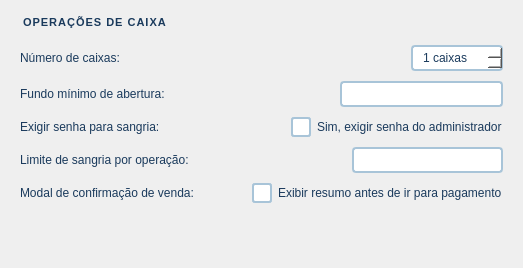
           <widget class="QWidget" name="scrollCaixaContents">
            <property name="geometry">
             <rect>
              <x>0</x>
              <y>0</y>
              <width>523</width>
              <height>268</height>
             </rect>
            </property>
            <layout class="QVBoxLayout" name="scrollCaixaVL">
             <property name="spacing">
              <number>10</number>
             </property>
             <property name="leftMargin">
              <number>20</number>
             </property>
             <property name="topMargin">
              <number>16</number>
             </property>
             <property name="rightMargin">
              <number>20</number>
             </property>
             <property name="bottomMargin">
              <number>16</number>
             </property>
             <item>
              <widget class="QLabel" name="lblCaixaTitle">
               <property name="styleSheet">
                <string notr="true">font-size:11px;font-weight:bold;color:#1a3a5c;border-bottom:2px solid #3585c8;padding-bottom:4px;letter-spacing:1px;</string>
               </property>
               <property name="text">
                <string>OPERAÇÕES DE CAIXA</string>
               </property>
              </widget>
             </item>
             <item>
              <layout class="QHBoxLayout" name="hlNumCaixas">
               <property name="spacing">
                <number>12</number>
               </property>
               <item>
                <widget class="QLabel" name="lblNumCaixas">
                 <property name="styleSheet">
                  <string notr="true">font-size:12px;color:#1a3a5c;</string>
                 </property>
                 <property name="text">
                  <string>Número de caixas:</string>
                 </property>
                </widget>
               </item>
               <item>
                <spacer>
                 <property name="orientation">
                  <enum>Qt::Horizontal</enum>
                 </property>
                 <property name="sizeHint" stdset="0">
                  <size>
                   <width>10</width>
                   <height>10</height>
                  </size>
                 </property>
                </spacer>
               </item>
               <item>
                <widget class="QSpinBox" name="spinNumCaixas">
                 <property name="styleSheet">
                  <string notr="true">QSpinBox{background-color:#ffffff;border:2px solid #a8c4d8;border-radius:4px;font-size:12px;color:#1a3a5c;padding:3px 8px;}QSpinBox:focus{border-color:#3585c8;}</string>
                 </property>
                 <property name="suffix">
                  <string> caixas</string>
                 </property>
                 <property name="maximum">
                  <number>20</number>
                 </property>
                 <property name="value">
                  <number>1</number>
                 </property>
                </widget>
               </item>
              </layout>
             </item>
             <item>
              <layout class="QHBoxLayout" name="hlTrocoMinimo">
               <property name="spacing">
                <number>12</number>
               </property>
               <item>
                <widget class="QLabel" name="lblTrocoMinimo">
                 <property name="styleSheet">
                  <string notr="true">font-size:12px;color:#1a3a5c;</string>
                 </property>
                 <property name="text">
                  <string>Fundo mínimo de abertura:</string>
                 </property>
                </widget>
               </item>
               <item>
                <spacer>
                 <property name="orientation">
                  <enum>Qt::Horizontal</enum>
                 </property>
                 <property name="sizeHint" stdset="0">
                  <size>
                   <width>10</width>
                   <height>10</height>
                  </size>
                 </property>
                </spacer>
               </item>
               <item>
                <widget class="QLineEdit" name="leTrocoMinimo">
                 <property name="styleSheet">
                  <string notr="true">QLineEdit{background-color:#ffffff;border:2px solid #a8c4d8;border-radius:4px;font-size:12px;color:#1a3a5c;padding:3px 8px;}QLineEdit:focus{border-color:#3585c8;}</string>
                 </property>
                </widget>
               </item>
              </layout>
             </item>
             <item>
              <layout class="QHBoxLayout" name="hlSenhaSangria">
               <property name="spacing">
                <number>12</number>
               </property>
               <item>
                <widget class="QLabel" name="lblSenhaSangria">
                 <property name="styleSheet">
                  <string notr="true">font-size:12px;color:#1a3a5c;</string>
                 </property>
                 <property name="text">
                  <string>Exigir senha para sangria:</string>
                 </property>
                </widget>
               </item>
               <item>
                <spacer>
                 <property name="orientation">
                  <enum>Qt::Horizontal</enum>
                 </property>
                 <property name="sizeHint" stdset="0">
                  <size>
                   <width>10</width>
                   <height>10</height>
                  </size>
                 </property>
                </spacer>
               </item>
               <item>
                <widget class="QCheckBox" name="checkSenhaSangria">
                 <property name="styleSheet">
                  <string notr="true">QCheckBox{font-size:12px;color:#1a3a5c;spacing:6px;}QCheckBox::indicator{width:16px;height:16px;border:2px solid #a8c4d8;border-radius:3px;background:#ffffff;}QCheckBox::indicator:checked{background-color:#3585c8;border-color:#1a5fa0;}</string>
                 </property>
                 <property name="text">
                  <string>Sim, exigir senha do administrador</string>
                 </property>
                </widget>
               </item>
              </layout>
             </item>
             <item>
              <layout class="QHBoxLayout" name="hlLimiteSangria">
               <property name="spacing">
                <number>12</number>
               </property>
               <item>
                <widget class="QLabel" name="lblLimiteSangria">
                 <property name="styleSheet">
                  <string notr="true">font-size:12px;color:#1a3a5c;</string>
                 </property>
                 <property name="text">
                  <string>Limite de sangria por operação:</string>
                 </property>
                </widget>
               </item>
               <item>
                <spacer>
                 <property name="orientation">
                  <enum>Qt::Horizontal</enum>
                 </property>
                 <property name="sizeHint" stdset="0">
                  <size>
                   <width>10</width>
                   <height>10</height>
                  </size>
                 </property>
                </spacer>
               </item>
               <item>
                <widget class="QLineEdit" name="leLimiteSangria">
                 <property name="styleSheet">
                  <string notr="true">QLineEdit{background-color:#ffffff;border:2px solid #a8c4d8;border-radius:4px;font-size:12px;color:#1a3a5c;padding:3px 8px;}QLineEdit:focus{border-color:#3585c8;}</string>
                 </property>
                </widget>
               </item>
              </layout>
             </item>
             <item>
              <layout class="QHBoxLayout" name="hlConfirmarVenda">
               <property name="spacing">
                <number>12</number>
               </property>
               <item>
                <widget class="QLabel" name="lblConfirmarVenda">
                 <property name="styleSheet">
                  <string notr="true">font-size:12px;color:#1a3a5c;</string>
                 </property>
                 <property name="text">
                  <string>Modal de confirmação de venda:</string>
                 </property>
                </widget>
               </item>
               <item>
                <spacer>
                 <property name="orientation">
                  <enum>Qt::Horizontal</enum>
                 </property>
                 <property name="sizeHint" stdset="0">
                  <size>
                   <width>10</width>
                   <height>10</height>
                  </size>
                 </property>
                </spacer>
               </item>
               <item>
                <widget class="QCheckBox" name="checkConfirmarVenda">
                 <property name="styleSheet">
                  <string notr="true">QCheckBox{font-size:12px;color:#1a3a5c;spacing:6px;}QCheckBox::indicator{width:16px;height:16px;border:2px solid #a8c4d8;border-radius:3px;background:#ffffff;}QCheckBox::indicator:checked{background-color:#3585c8;border-color:#1a5fa0;}</string>
                 </property>
                 <property name="text">
                  <string>Exibir resumo antes de ir para pagamento</string>
                 </property>
                </widget>
               </item>
              </layout>
             </item>
             <item>
              <spacer>
               <property name="orientation">
                <enum>Qt::Vertical</enum>
               </property>
               <property name="sizeHint" stdset="0">
                <size>
                 <width>10</width>
                 <height>20</height>
                </size>
               </property>
              </spacer>
             </item>
            </layout>
           </widget>
